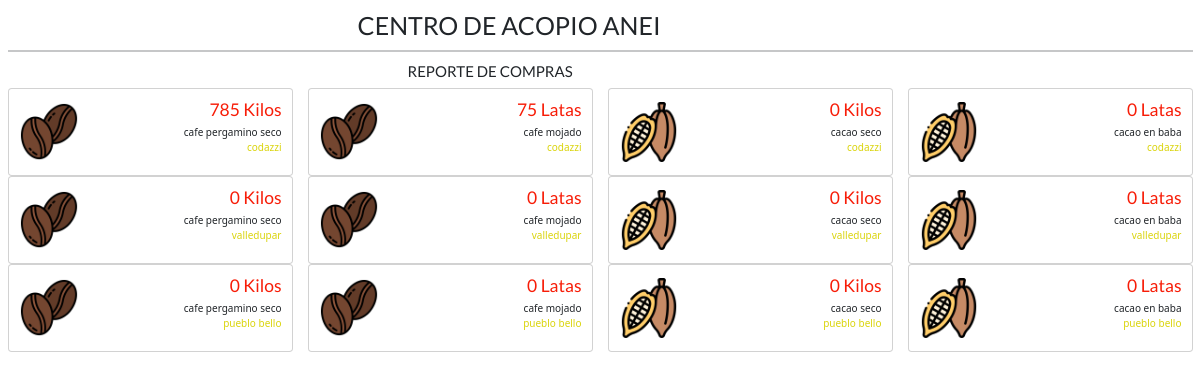
Screenshot of /TARJETAS.php with the database file from the repository.
### tables this page shows
CREATE TABLE `liquidacion` (
  `codigo_liquidacion` varchar(40) NOT NULL,
  `precio_dia` bigint(20) NOT NULL,
  `rendimiento` bigint(20) NOT NULL,
  `bonificacion` bigint(20) NOT NULL,
  `prima` bigint(20) NOT NULL,
  `precio_final` bigint(20) NOT NULL,
  `subtotal` bigint(20) NOT NULL,
  `fecha_liquidacion` date NOT NULL,
  `hora_liquidacion` time NOT NULL,
  `politica` varchar(40) NOT NULL,
  `observaciones_liquidacion` varchar(40) NOT NULL,
  `dian` float(20,1) NOT NULL,
  `asociados` bigint(20) NOT NULL,
  `neto_pagar` bigint(20) NOT NULL,
  `ahorro` bigint(20) NOT NULL,
  `total_ahorro` bigint(20) NOT NULL,
  `kilos_liquidacion` bigint(20) NOT NULL,
  `cedula_liquidacion` bigint(20) NOT NULL,
  `aporte` bigint(20) NOT NULL,
  `numero` bigint(20) NOT NULL,
  `nombre_liquidacion` varchar(40) NOT NULL,
  `producto_liquidacion` varchar(40) NOT NULL,
  `descuento_secado` bigint(20) NOT NULL,
  `municipio_liquidacion` varchar(40) NOT NULL
);

### TARJETAS.php (the view, shortened to what this page needs)
<?php session_start();
require('CONEXION.PHP');
?>
<!DOCTYPE html>
<html>
<head>
<link rel="stylesheet" type="text/css" href="https://stackpath.bootstrapcdn.com/bootstrap/4.4.1/css/bootstrap.min.css">
<link rel="stylesheet" type="text/css" href="https://pixinvent.com/stack-responsive-bootstrap-4-admin-template/app-assets/css/bootstrap-extended.min.css">
<link rel="stylesheet" type="text/css" href="https://pixinvent.com/stack-responsive-bootstrap-4-admin-template/app-assets/fonts/simple-line-icons/style.min.css">
<link rel="stylesheet" type="text/css" href="https://pixinvent.com/stack-responsive-bootstrap-4-admin-template/app-assets/css/colors.min.css">
<link rel="stylesheet" type="text/css" href="https://pixinvent.com/stack-responsive-bootstrap-4-admin-template/app-assets/css/bootstrap.min.css">
<link href="https://cdn.jsdelivr.net/npm/bootstrap@5.0.0/dist/css/bootstrap.min.css" rel="stylesheet">
<link href="https://cdn.jsdelivr.net/npm/bootstrap@5.2.1/dist/css/bootstrap.min.css" rel="stylesheet">
<link rel="stylesheet" href="https://cdn.jsdelivr.net/npm/bootstrap-icons@1.9.1/font/bootstrap-icons.css"></head>
<body>
<?php
$dtz = new DateTimeZone("America/Bogota");
$dt = new DateTime("now", $dtz);
$anio = $dt->format("Y");
$regi = mysqli_query($conexion, "select municipio_liquidacion, producto_liquidacion, kilos_liquidacion, fecha_liquidacion  from liquidacion") or die ("Problemas en el select:" . mysqli_error($conexion));
$suma1 = 0; $suma2 = 0; $suma3 = 0; $suma4 = 0; $suma5 = 0; $suma6 = 0; $suma7 = 0; $suma8 = 0; $suma9 = 0; $suma10 = 0; $suma11 = 0; $suma12 = 0; $cacaoseco = "cacao seco"; $cacaobaba = " cacao en baba"; $cafeseco = " cafe pergamino seco"; $cafemojado = " cafe mojado"; $valledupar = "valledupar"; $codazzi = "codazzi"; $pbello = "pueblo bello";
while ($consu = mysqli_fetch_array($regi))
{
  $x = date("Y", strtotime( $consu['fecha_liquidacion']));
    if($consu['municipio_liquidacion'] == "codazzi" and $consu['producto_liquidacion'] == "cafe pergamino seco" and $anio == $x)
    {
        $suma1 = $suma1 + $consu['kilos_liquidacion']; $municipio = $consu['municipio_liquidacion']; $cafeseco = $consu['producto_liquidacion'];
    }
    if($consu['municipio_liquidacion'] == "codazzi" and $consu['producto_liquidacion'] == "cafe mojado" and $anio == $x)
    {
        $suma2 = $suma2 + $consu['kilos_liquidacion']; $municipio = $consu['municipio_liquidacion']; $cafemojado = $consu['producto_liquidacion'];
    }
}
?>
<div class="grey-bg container-fluid">
  <section id="minimal-statistics">
    <div class="row">
      <div class="col-12 mt-3 mb-1">
        <h1 class="text-uppercase" style="margin-left:350px;">CENTRO DE ACOPIO ANEI</h1>
        <hr>
        <h4 style="margin-left:400px;">REPORTE DE COMPRAS</h4>
      </div>
    </div>
    <div class="row">
      <div class="col-xl-3 col-sm-6 col-12">
        <div class="card">
          <div class="card-content">
            <div class="card-body">
              <div class="media d-flex">
                <div class="align-self-center">
                <img src="CAFE.PNG" alt="Bootstrap" width="60" height="60">
                </div>
                <div class="media-body text-right">
                  <h3 style="color: #F71D08"><?php echo $suma1.' '."Kilos" ?></h3>
                  <span><?php echo $cafeseco ?></span>
                  <p style="color: #DAD40B"><?php echo $municipio ?></p>
                </div>
              </div>
            </div>
          </div>
        </div>
      </div>
      <div class="col-xl-3 col-sm-6 col-12">
        <div class="card">
          <div class="card-content">
            <div class="card-body">
              <div class="media d-flex">
                <div class="align-self-center">
                <img src="CAFE.PNG" alt="Bootstrap" width="60" height="60">
                </div>
                <div class="media-body text-right">
                  <h3 style="color: #F71D08"><?php echo $suma2.' '."Latas" ?></h3>
                  <span><?php echo $cafemojado ?></span>
                  <p style="color: #DAD40B"><?php echo $municipio ?></p>
                </div>
              </div>
            </div>
          </div>
        </div>
      </div>
      <div class="col-xl-3 col-sm-6 col-12">
        <div class="card">
          <div class="card-content">
            <div class="card-body">
              <div class="media d-flex">
                <div class="align-self-center">
                <img src="CACAO.PNG" alt="Bootstrap" width="60" height="60">
                </div>
                <div class="media-body text-right">
                  <h3 style="color: #F71D08"><?php echo $suma3.' '."Kilos" ?></h3>
                  <span><?php echo $cacaoseco ?></span>
                  <p style="color: #DAD40B"><?php echo $municipio ?></p>
                </div>
              </div>
            </div>
          </div>
        </div>
      </div>
      <div class="col-xl-3 col-sm-6 col-12">
        <div class="card">
          <div class="card-content">
            <div class="card-body">
              <div class="media d-flex">
                <div class="align-self-center">
                <img src="CACAO.PNG" alt="Bootstrap" width="60" height="60">
                </div>
                <div class="media-body text-right">
                  <h3 style="color: #F71D08"><?php echo $suma4. ' '."Latas" ?></h3>
                  <span><?php echo $cacaobaba ?></span>
                  <p style="color: #DAD40B"><?php echo $municipio ?></p>
                </div>
              </div>
            </div>
          </div>
        </div>
      </div>
    </div>
    <div class="row">
      <div class="col-xl-3 col-sm-6 col-12">
        <div class="card">
          <div class="card-content">
            <div class="card-body">
              <div class="media d-flex">
                <div class="align-self-center">
                <img src="CAFE.PNG" alt="Bootstrap" width="60" height="60">
                </div>
                <div class="media-body text-right">
                  <h3 style="color: #F71D08"><?php echo $suma5.' '."Kilos" ?></h3>
                  <span><?php echo $cafeseco ?></span>
                  <p style="color: #DAD40B"><?php echo $valledupar ?></p>
                </div>
              </div>
            </div>
          </div>
        </div>
      </div>
      <div class="col-xl-3 col-sm-6 col-12">
        <div class="card">
          <div class="card-content">
            <div class="card-body">
              <div class="media d-flex">
                <div class="align-self-center">
                <img src="CAFE.PNG" alt="Bootstrap" width="60" height="60">
                </div>
                <div class="media-body text-right">
                  <h3 style="color: #F71D08"><?php echo $suma6.' '."Latas" ?></h3>
                  <span><?php echo $cafemojado ?></span>
                  <p style="color: #DAD40B"><?php echo $valledupar ?></p>
                </div>
              </div>
            </div>
          </div>
        </div>
      </div>
      <div class="col-xl-3 col-sm-6 col-12">
        <div class="card">
          <div class="card-content">
            <div class="card-body">
              <div class="media d-flex">
                <div class="align-self-center">
                <img src="CACAO.PNG" alt="Bootstrap" width="60" height="60">
                </div>
                <div class="media-body text-right">
                  <h3 style="color: #F71D08"><?php echo $suma7.' '."Kilos" ?></h3>
                  <span><?php echo $cacaoseco ?></span>
                  <p style="color: #DAD40B"><?php echo $valledupar ?></p>
                </div>
              </div>
            </div>
          </div>
        </div>
      </div>
      <div class="col-xl-3 col-sm-6 col-12">
        <div class="card">
          <div class="card-content">
            <div class="card-body">
              <div class="media d-flex">
                <div class="align-self-center">
                <img src="CACAO.PNG" alt="Bootstrap" width="60" height="60">
                </div>
                <div class="media-body text-right">
                  <h3 style="color: #F71D08"><?php echo $suma8. ' '."Latas" ?></h3>
                  <span><?php echo $cacaobaba ?></span>
                  <p style="color: #DAD40B"><?php echo $valledupar ?></p>
                </div>
              </div>
            </div>
          </div>
        </div>
      </div>
    </div>
    <div class="row">
      <div class="col-xl-3 col-sm-6 col-12">
        <div class="card">
          <div class="card-content">
            <div class="card-body">
              <div class="media d-flex">
                <div class="align-self-center">
                <img src="CAFE.PNG" alt="Bootstrap" width="60" height="60">
                </div>
                <div class="media-body text-right">
                  <h3 style="color: #F71D08"><?php echo $suma9.' '."Kilos" ?></h3>
                  <span><?php echo $cafeseco ?></span>
                  <p style="color: #DAD40B"><?php echo $pbello ?></p>
                </div>
              </div>
            </div>
          </div>
        </div>
      </div>
      <div class="col-xl-3 col-sm-6 col-12">
        <div class="card">
          <div class="card-content">
            <div class="card-body">
              <div class="media d-flex">
                <div class="align-self-center">
                <img src="CAFE.PNG" alt="Bootstrap" width="60" height="60">
                </div>
                <div class="media-body text-right">
                  <h3 style="color: #F71D08"><?php echo $suma10.' '."Latas" ?></h3>
                  <span><?php echo $cafemojado ?></span>
                  <p style="color: #DAD40B"><?php echo $pbello ?></p>
                </div>
              </div>
            </div>
          </div>
        </div>
      </div>
      <div class="col-xl-3 col-sm-6 col-12">
        <div class="card">
          <div class="card-content">
            <div class="card-body">
              <div class="media d-flex">
                <div class="align-self-center">
                <img src="CACAO.PNG" alt="Bootstrap" width="60" height="60">
                </div>
                <div class="media-body text-right">
                  <h3 style="color: #F71D08"><?php echo $suma11.' '."Kilos" ?></h3>
                  <span><?php echo $cacaoseco ?></span>
                  <p style="color: #DAD40B"><?php echo $pbello ?></p>
                </div>
              </div>
            </div>
          </div>
        </div>
      </div>
      <div class="col-xl-3 col-sm-6 col-12">
        <div class="card">
          <div class="card-content">
            <div class="card-body">
              <div class="media d-flex">
                <div class="align-self-center">
                <img src="CACAO.PNG" alt="Bootstrap" width="60" height="60">
                </div>
                <div class="media-body text-right">
                  <h3 style="color: #F71D08"><?php echo $suma12. ' '."Latas" ?></h3>
                  <span><?php echo $cacaobaba ?></span>
                  <p style="color: #DAD40B"><?php echo $pbello ?></p>
                </div>
              </div>
            </div>
          </div>
        </div>
      </div>
    </div>
  </section>
</div>
</body>
</html>

### rows the page displays
liquidacion: producto_liquidacion "cafe pergamino seco", municipio_liquidacion "codazzi"
liquidacion: producto_liquidacion "cafe mojado"

### other values shown
$suma1 "785"
$suma2 "75"
$suma3 "0"
$cacaoseco "cacao seco"
$suma4 "0"
$cacaobaba "cacao en baba"
$suma5 "0"
$valledupar "valledupar"
$suma6 "0"
$suma7 "0"
$suma8 "0"
$suma9 "0"
$pbello "pueblo bello"
$suma10 "0"
$suma11 "0"
